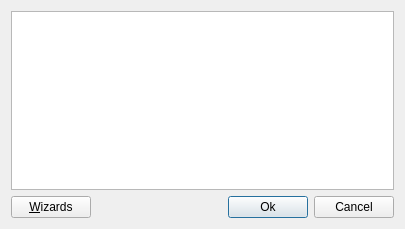
<?xml version="1.0" encoding="UTF-8"?>
<ui version="4.0">
 <class>ListSelectorDialog</class>
 <widget class="QDialog" name="ListSelectorDialog">
  <property name="geometry">
   <rect>
    <x>0</x>
    <y>0</y>
    <width>405</width>
    <height>229</height>
   </rect>
  </property>
  <property name="windowTitle">
   <string>Dialog</string>
  </property>
  <layout class="QVBoxLayout" name="verticalLayout">
   <item>
    <widget class="QListWidget" name="listWidget"/>
   </item>
   <item>
    <layout class="QHBoxLayout" name="horizontalLayout">
     <item>
      <widget class="QPushButton" name="wizardsButton">
       <property name="text">
        <string>&amp;Wizards</string>
       </property>
      </widget>
     </item>
     <item>
      <spacer name="horizontalSpacer">
       <property name="orientation">
        <enum>Qt::Horizontal</enum>
       </property>
       <property name="sizeHint" stdset="0">
        <size>
         <width>40</width>
         <height>20</height>
        </size>
       </property>
      </spacer>
     </item>
     <item>
      <widget class="QPushButton" name="okButton">
       <property name="text">
        <string>Ok</string>
       </property>
       <property name="default">
        <bool>true</bool>
       </property>
      </widget>
     </item>
     <item>
      <widget class="QPushButton" name="cancelButton">
       <property name="text">
        <string>Cancel</string>
       </property>
      </widget>
     </item>
    </layout>
   </item>
  </layout>
 </widget>
 <resources/>
 <connections>
  <connection>
   <sender>okButton</sender>
   <signal>clicked()</signal>
   <receiver>ListSelectorDialog</receiver>
   <slot>accept()</slot>
   <hints>
    <hint type="sourcelabel">
     <x>291</x>
     <y>207</y>
    </hint>
    <hint type="destinationlabel">
     <x>195</x>
     <y>211</y>
    </hint>
   </hints>
  </connection>
  <connection>
   <sender>cancelButton</sender>
   <signal>clicked()</signal>
   <receiver>ListSelectorDialog</receiver>
   <slot>reject()</slot>
   <hints>
    <hint type="sourcelabel">
     <x>367</x>
     <y>210</y>
    </hint>
    <hint type="destinationlabel">
     <x>107</x>
     <y>201</y>
    </hint>
   </hints>
  </connection>
 </connections>
</ui>
